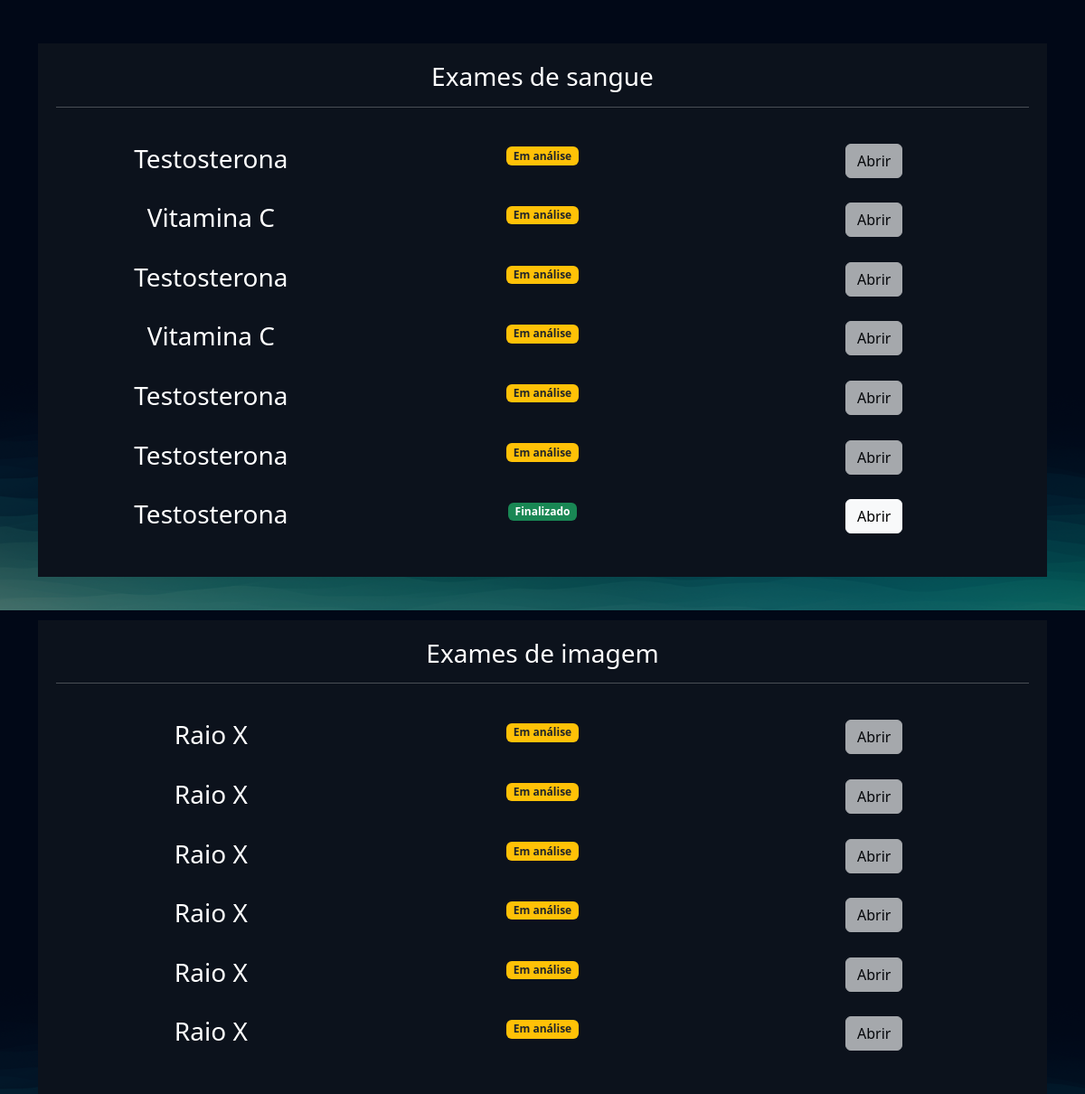
The app's page /exames/gerenciar_exames/ (signed in) with its own data.
### exames/models.py (models this page shows, shortened)
class SolicitacaoExame(models.Model):
    choice_status = (
        ('E', 'Em análise'),
        ('F', 'Finalizado')
    )
    usuario = models.ForeignKey(User, on_delete=models.DO_NOTHING)
    exame = models.ForeignKey(TiposExames, on_delete=models.DO_NOTHING)
    status = models.CharField(max_length=2, choices=choice_status)
    resultado = models.FileField(upload_to="resultados", null=True, blank=True)
    requer_senha = models.BooleanField(default=False)
    senha = models.CharField(max_length=16, null=True, blank=True)
    def badge_template(self):
        if self.status == 'E':
            classes_css = 'bg-warning text-dark'
            texto = "Em análise"
        elif self.status == 'F':
            classes_css = 'bg-success'
            texto = "Finalizado"
        return mark_safe(f"<span class='badge bg-primary {classes_css}'>{texto}</span>")

class TiposExames(models.Model):
    tipo_choices = (
        ('I', 'Exame de imagem'),
        ('S', 'Exame de Sangue')
    )
    nome = models.CharField(max_length=50)
    tipo = models.CharField(max_length=2, choices=tipo_choices)
    preco = models.FloatField()
    disponivel = models.BooleanField(default=True)
    horario_inicial = models.IntegerField()
    horario_final = models.IntegerField()

### exames/views.py (the view)
# urls.py: path('gerenciar_exames/', views.gerenciar_exames, name="gerenciar_exames"),
@login_required
def gerenciar_exames(request):
    exames = SolicitacaoExame.objects.filter(usuario=request.user)
    return render(request, 'gerenciar_exames.html', {'exames': exames})

### exames/templates/gerenciar_exames.html (shortened to what this page needs)
{% extends "bases/base.html" %}
{% load static %}
{% block 'head' %}
    <link href="{% static 'exames/css/css.css' %}" rel="stylesheet">
    <link href="{% static 'exames/css/gerenciar_pedidos.css' %}" rel="stylesheet">
    <link href="{% static 'exames/css/gerenciar_exames.css' %}" rel="stylesheet">
{% endblock 'head' %}
{% block 'conteudo' %}
    <br>
    <br>
    <div class="container">
        <div class="card card-view">
            <div class="sub-card">
                <h3>Exames de sangue</h3>
                <hr>
                <br>
                {% for exame in exames  %}
                    {% if  exame.exame.tipo == 'S'%}
                        <div class="row">
                            <div class="col-md"><h3>{{exame.exame.nome}}</h3></div>
                            <div class="col-md">{{exame.badge_template}}</div>
                            <div class="col-md">
                                {% if exame.status == 'F' %}
                                    <a href="{% url "permitir_abrir_exame" exame.id %}" class="btn btn-light">Abrir</a>
                                {% else %}
                                    <a href="#" class="btn btn-light disabled">Abrir</a>
                                {% endif %}
                            </div>
                        </div>
                        <br>
                    {% endif %}
                {% endfor %}
            </div>
            <br>
            <br>
            <div class="sub-card">
                <h3>Exames de imagem</h3>
                <hr>
                <br>
                {% for exame in exames  %}
                    {% if  exame.exame.tipo == 'I'%}
                        <div class="row">
                            <div class="col-md"><h3>{{exame.exame.nome}}</h3></div>
                            <div class="col-md">{{exame.badge_template}}</div>
                            <div class="col-md">
                                {% if exame.status == 'F' %}
                                    <a href="{% url "permitir_abrir_exame" exame.id %}" class="btn btn-light">Abrir</a>
                                {% else %}
                                    <a href="#" class="btn btn-light disabled">Abrir</a>
                                {% endif %}
                            </div>
                        </div>
                        <br>
                    {% endif %}
                {% endfor %}
            </div>
        </div>
    </div>
{% endblock 'conteudo' %}

### templates/static/geral/css/base.css (style rules this page uses)
:root { --main-color: #151C34; --dark-color: #0C121C ; --light-color: #6DE6EE; --contrast-color: #f4c96b; --differential-color: #066668; }
* { color: white }

### templates/static/exames/css/css.css (style rules this page uses)
body { background-image: url('/static/geral/img/bg2.png'); background-size: cover; }
.card { background-color: rgba(217, 217, 217, .14); color: white; padding: 15px; }

### templates/static/exames/css/gerenciar_pedidos.css (style rules this page uses)
.card-view { text-align: center; padding: 0; border: none; height: 70vh; }

### templates/static/exames/css/gerenciar_exames.css (style rules this page uses)
.sub-card { background-color: var(--dark-color); padding: 20px; }

### records on screen
SolicitacaoExame: exame.nome "Testosterona", badge_template "Em análise", shows "Abrir"
SolicitacaoExame: exame.nome "Vitamina C", badge_template "Em análise", shows "Abrir"
SolicitacaoExame: exame.nome "Testosterona", badge_template "Em análise", shows "Abrir"
SolicitacaoExame: exame.nome "Vitamina C", badge_template "Em análise", shows "Abrir"
SolicitacaoExame: exame.nome "Testosterona", badge_template "Em análise", shows "Abrir"
SolicitacaoExame: exame.nome "Testosterona", badge_template "Em análise", shows "Abrir"
SolicitacaoExame: exame.nome "Testosterona", badge_template "Finalizado", shows "Abrir"
SolicitacaoExame: exame.nome "Raio X", badge_template "Em análise", shows "Abrir"
SolicitacaoExame: exame.nome "Raio X", badge_template "Em análise", shows "Abrir"
SolicitacaoExame: exame.nome "Raio X", badge_template "Em análise", shows "Abrir"
SolicitacaoExame: exame.nome "Raio X", badge_template "Em análise", shows "Abrir"
SolicitacaoExame: exame.nome "Raio X", badge_template "Em análise", shows "Abrir"
SolicitacaoExame: exame.nome "Raio X", badge_template "Em análise", shows "Abrir"
